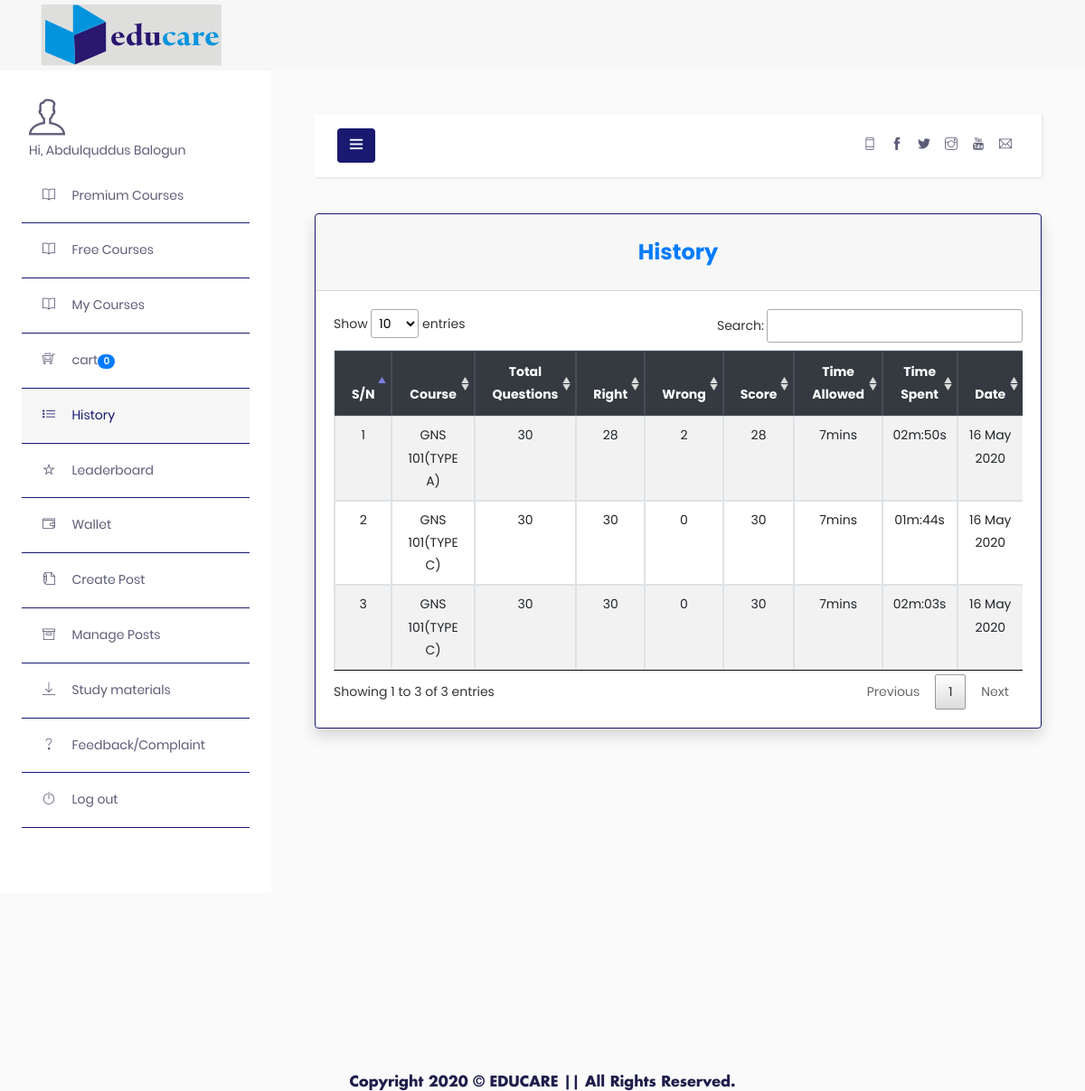
The page /user_dashboard.php?q=2 (signed in) on the database its author committed.
### tables this page shows
CREATE TABLE `history` (
  `email` varchar(50) NOT NULL,
  `eid` text NOT NULL,
  `score` int(11) NOT NULL,
  `level` int(11) NOT NULL,
  `sahi` int(11) NOT NULL,
  `wrong` int(11) NOT NULL,
  `timetaken` varchar(20) NOT NULL,
  `date` timestamp NOT NULL DEFAULT CURRENT_TIMESTAMP ON UPDATE CURRENT_TIMESTAMP
);

CREATE TABLE `quiz` (
  `id` int(11) NOT NULL,
  `eid` text NOT NULL,
  `title` varchar(100) NOT NULL,
  `sahi` int(11) NOT NULL,
  `total` int(11) NOT NULL,
  `time` bigint(20) NOT NULL,
  `intro` text NOT NULL,
  `date` timestamp NOT NULL DEFAULT CURRENT_TIMESTAMP ON UPDATE CURRENT_TIMESTAMP,
  `price` varchar(50) NOT NULL
);

### history.php (the view)
<?php if(@$_GET['q']== 2): ?>
<div class="card shadow mb-4">
<div class="card-header py-3">
  <h4 class="m-2 font-weight-bold text-primary text-center">History</h4>
</div>
<div class="card-body">
  <div class="table-responsive">
    <table class="table table-bordered table-striped" id="dataTable" width="100%" cellspacing="0">
      <thead class="thead-dark">
          <tr>
            <th>S/N</th>
            <th>Course</th>
            <th>Total Questions</th>
            <th>Right</th>
            <th>Wrong</th>
            <th>Score</th>
            <th>Time Allowed</th>
            <th>Time Spent</th>
            <th>Date</th>
          </tr>
      </thead>
      <tbody>
<?php
$q=mysqli_query($conn,"SELECT * FROM history WHERE email='$email' ORDER BY date DESC");
$c=0;
while($row=mysqli_fetch_array($q))
{
$eid=$row['eid'];
$s=$row['score'];
$w=$row['wrong'];
$r=$row['sahi'];
$qa=$row['level'];
$timeSpent=$row['timetaken'];
$date=date_create($row['date']);
$q23=mysqli_query($conn,"SELECT title,`time` FROM quiz WHERE  eid='$eid'" );
while($row=mysqli_fetch_array($q23))
{
$title=$row['title'];
$timeAllowed=$row['time'];
}
$c++;
echo '<tr>
		<td>'.$c.'</td>
		<td>'.$title.'</td>
		<td>'.$qa.'</td>
		<td>'.$r.'</td>
		<td>'.$w.'</td>
		<td>'.$s.'</td>
		<td>'.$timeAllowed.'mins </td>
		<td>'.$timeSpent.'</td>
		<td>'.date_format($date,'j F Y').'</td>
	</tr>';
}
?>
      </tbody>
    </table>
  </div>
</div>
</div>
<?php endif; ?>

### header2.php (shortened to what this page needs)
<!DOCTYPE html>
<html lang="en-us">
<head>
  <link rel="stylesheet" href="assets/css/bootstrap.css">
  <link rel="stylesheet" href="assets/DataTables/datatables.css">
  <link rel="stylesheet" href="assets/plugins/slick/slick.css">
  <link rel="stylesheet" href="assets/plugins/themify-icons/themify-icons.css">
  <link rel="stylesheet" href="assets/plugins/animate/animate.css">
  <link rel="stylesheet" href="assets/plugins/aos/aos.css">
  <link rel="stylesheet" href="assets/plugins/venobox/venobox.css">
  <link rel="stylesheet" href="assets/css/cart-style.css">
  <link rel="stylesheet" href="assets/css/style.css">
  <link rel="stylesheet" href="assets/css/main.css">
  <link rel="stylesheet" href="assets/css/font.css">
  <link rel="stylesheet" href="assets/css/sidebar.css">
  <link rel="stylesheet" href="assets/plugins/mcx/dist/css/dialog-mobile.css">
</head>
<body>
    <div class="menu-strip">
    <div class="container">
      <div class="row">
        <div class="col-lg-4 text-center text-lg-left">
          <a class="navbar-brand" href="index.php"><img src="assets/images/educare-logo.png" alt="educare logo"></a>
        </div>
      </div>
      </div>
    </div>

### user_dashboard.php (shortened to what this page needs)
<?php
include 'header2.php';
$user=$_SESSION['fullname'];
$email=$_SESSION['email'];
?>
    <div class="wrapper d-flex align-items-stretch">
      <nav id="sidebar">
        <div class="p-4 pt-3">
          <a class="d-inline-block p-2 text-color" href=""><i class="ti-user" style="font-size:40px"></i> <br>
            Hi, <?php echo $user ?>
          </a>
          <ul class="list-unstyled components mb-5">
            <li class="side-menu-link <?php if(@$_GET['q']==9) echo 'active'; ?>">
            <a class="d-inline-block p-2 text-color" href="user_dashboard.php?q=9"><i class="ti-book"></i>
            Premium Courses</a>
            </li>
            <li class="side-menu-link <?php if(@$_GET['q']=='free') echo 'active'; ?>">
            <a class="d-inline-block p-2 text-color" href="user_dashboard.php?q=free"><i class="ti-book"></i>
            Free Courses</a>
            </li>
            <li class="side-menu-link <?php if(@$_GET['q']=='purchased') echo 'active'; ?>">
            <a class="d-inline-block p-2 text-color" href="user_dashboard.php?q=purchased"><i class="ti-book"></i>
            My Courses</a>
            </li>
            <?php
              $cart=mysqli_query($conn,"SELECT count(*)AS 'cart_total' FROM cart WHERE user_id='$email'");
              $cartfetch=mysqli_fetch_assoc($cart);
              $cart_total=$cartfetch['cart_total'];
             ?>
            <li class="side-menu-link <?php if(@$_GET['q']==31) echo 'active'; ?>">
            <a class="d-inline-block p-2 text-color" href="user_dashboard.php?q=cart"><i class="ti-shopping-cart-full"></i>
            cart<span class="badge badge-pill badge-primary"><?php echo $cart_total; ?></span></a>
            </li>
            <li class="side-menu-link <?php if(@$_GET['q']==2) echo 'active'; ?>">
            <a class="d-inline-block p-2 text-color" href="user_dashboard.php?q=2"><i class="ti-list"></i>
            History</a>
            </li>
            <li class="side-menu-link <?php if(@$_GET['q']==3) echo 'active'; ?>">
            <a class="d-inline-block p-2 text-color" href="user_dashboard.php?q=3"><i class="ti-star"></i>
            Leaderboard</a>
            </li>
            <li class="side-menu-link <?php if(@$_GET['q']==10) echo 'active'; ?>">
            <a class="d-inline-block p-2 text-color" href="user_dashboard.php?q=10"><i class="ti-wallet"></i>
            Wallet</a>
            </li>
            <li class="side-menu-link <?php if(@$_GET['q']==4) echo 'active'; ?>">
            <a class="d-inline-block p-2 text-color" href="user_dashboard.php?q=4"><i class="ti-write"></i>
            Create Post</a>
            </li>
            <li class="side-menu-link <?php if(@$_GET['q']==5) echo 'active'; ?>">
            <a class="d-inline-block p-2 text-color" href="user_dashboard.php?q=5"><i class="ti-archive"></i>
            Manage Posts</a>
            </li>
            <li class="side-menu-link <?php if(@$_GET['q']==7) echo 'active'; ?>">
            <a class="d-inline-block p-2 text-color" href="user_dashboard.php?q=7"><i class="ti-download"></i>
            Study materials</a>
            </li>
            <li class="side-menu-link <?php if(@$_GET['q']=='feed') echo 'active'; ?>">
            <a class="d-inline-block p-2 text-color" href="user_dashboard.php?q=feed"><i class="ti-help"></i>
            Feedback/Complaint</a>
            </li>
            <li class="side-menu-link <?php if(@$_GET['q']==8) echo 'active'; ?>">
            <a class="d-inline-block p-2 text-color" href="user_dashboard.php?q=8"><i class="ti-power-off"></i>
            Log out</a>
            </li>
          </ul>
        </div>
      </nav>
      <div id="content" class="p-4 p-md-5">
        <nav class="navbar navbar-expand-lg navbar-light bg-light">
          <div class="container-fluid">
            <button type="button" id="sidebarCollapse" class="btn btn-primary">
              <i class="ti-menu"></i>
            </button>
            <div class="collapse navbar-collapse" id="navbarSupportedContent">
              <ul class="nav navbar-nav ml-auto" style="background-color: white;">
                <li class="list-inline-item mx-0"><a class="d-inline-block p-2 text-color" href="callto:+2348085744967"><i class="ti-mobile"></i></a></li>
                <li class="list-inline-item mx-0"><a class="d-inline-block p-2 text-color" href="https://www.facebook.com/EDU-CARE-104065777798697"><i class="ti-facebook"></i></a></li>
                <li class="list-inline-item mx-0"><a class="d-inline-block p-2 text-color" href="https://twitter.com/EducareC"><i class="ti-twitter-alt"></i></a></li>
                <li class="list-inline-item mx-0"><a class="d-inline-block p-2 text-color" href="https://www.instagram.com/educarecenter/"><i class="ti-instagram"></i></a></li>
               <li class="list-inline-item mx-0"><a class="d-inline-block p-2 text-color" href="https://www.youtube.com/channel/UC2JIRRiCfY2wpno5jqhWvqA"><i class="ti-youtube"></i></a></li>
                <li class="list-inline-item mx-0"><a class="d-inline-block p-2 text-color" href="mailto:educarecenter01@gmail.com"><i class="ti-email"></i></a></li>
              </ul>
            </div>
          </div>
        </nav>
        <div class="row mt-2 text-center">
           <div class="col">
            <?php require_once 'feedback.php'; ?>
            <?php require_once 'history.php'; ?>
            </div>
          </div>
      </div>
    </div>
  <?php include 'footer2.php'; ?>

### footer2.php (shortened to what this page needs)
<div class="footer text-center">
  <h6 class="mb-0">Copyright
    © EDUCARE || All Rights Reserved.
  </h6>
</div>
  </body>
</html>

### assets/DataTables/datatables.css (style rules this page uses)
table.dataTable { width: 100%; margin: 0 auto; clear: both; border-collapse: separate; border-spacing: 0; }
table.dataTable thead th, table.dataTable tfoot th { font-weight: bold; }
table.dataTable thead th, table.dataTable thead td { padding: 10px 18px; border-bottom: 1px solid #111; }
table.dataTable thead .sorting, table.dataTable thead .sorting_asc, table.dataTable thead .sorting_desc, table.dataTable thead .sorting_asc_disabled, table.dataTable thead .sorting_desc_disabled { cursor: pointer; *cursor: hand; background-repeat: no-repeat; background-position: center right; }
table.dataTable thead .sorting { background-image: url("DataTables-1.10.22/images/sort_both.png"); }
table.dataTable thead .sorting_asc { background-image: url("DataTables-1.10.22/images/sort_asc.png"); }
table.dataTable tbody tr { background-color: #ffffff; }
table.dataTable tbody th, table.dataTable tbody td { padding: 8px 10px; }
table.dataTable.no-footer { border-bottom: 1px solid #111; }
table.dataTable, table.dataTable th, table.dataTable td { box-sizing: content-box; }

### assets/css/style.css (style rules this page uses)
body { line-height: 1.2; font-family: "Poppins", sans-serif; -webkit-font-smoothing: antialiased; font-size: 15px; color: #5c5c77; }
h1, h2, h3, h4, h5, h6 { color: #1e1e4b; font-family: "futura-bold"; font-weight: 700; line-height: 1.2; }
h4, .h4 { font-size: 20px; }
h6, .h6 { font-size: 16px; }
.btn { font-size: 16px; font-family: "Poppins", sans-serif; text-transform: capitalize; padding: 15px 40px; border-radius: 0; font-weight: 500; border: 0; position: relative; z-index: 1; transition: .2s ease; overflow: hidden; }
.btn::before { position: absolute; content: ""; height: 80%; width: 100%; left: 0; bottom: 10%; z-index: -1; transition: -webkit-transform .2s ease-in-out; transition: transform .2s ease-in-out; transition: transform .2s ease-in-out, -webkit-transform .2s ease-in-out; -webkit-transform-origin: top; transform-origin: top; -webkit-transform: scaleY(0); transform: scaleY(0); }
.btn-primary { background: midnightblue; color: #fff; }
.btn-primary::before { background: #fff; }
body { background-color: #fff; overflow-x: hidden; }
ol, ul { list-style-type: none; margin: 0px; }
img { vertical-align: middle; border: 0; }
a { color: midnightblue; }
a, a:hover, a:focus { text-decoration: none; }
a, button, select { cursor: pointer; transition: .2s ease; }
h4 { transition: .2s ease; }
.text-primary { color: midnightblue !important; }
.text-color { color: #5c5c77; }
.navbar-nav { padding-left: 50px; background: midnightblue; }
.footer { border-color: #494a43 !important; padding-top: 200px; }
.menu-strip { background-color:#f7f7f7; }
.side-menu-link { padding: 10px 15px; }
.side-menu-link.active { background-color:#f7f7f7; }
.side-menu-link a i { margin-right:15px; }

### assets/css/main.css (style rules this page uses)
* { margin: 0px; padding: 0px; box-sizing: border-box; }
body, html { height: 100%; font-family: Poppins-Regular, sans-serif; }
a { font-family: Poppins-Regular; font-size: 14px; line-height: 1.7; color: #666666; margin: 0px; transition: all 0.4s; -webkit-transition: all 0.4s; -o-transition: all 0.4s; -moz-transition: all 0.4s; }
h1,h2,h3,h4,h5,h6 { margin: 0px; }
ul, li { margin: 0px; list-style-type: none; }
button { outline: none !important; border: none; background: transparent; }

### rows shown on the page
history: quiz.title "GNS 101(TYPE A)", level "30", sahi "28", wrong "2", score "28", quiz.time "7", timetaken "02m:50s", date "16 May 2020"
history: quiz.title "GNS 101(TYPE C)", level "30", sahi "30", wrong "0", score "30", quiz.time "7", timetaken "01m:44s", date "16 May 2020"
history: quiz.title "GNS 101(TYPE C)", level "30", sahi "30", wrong "0", score "30", quiz.time "7", timetaken "02m:03s", date "16 May 2020"

### other values the page prints
$user "Abdulquddus Balogun"
$cart_total "0"
